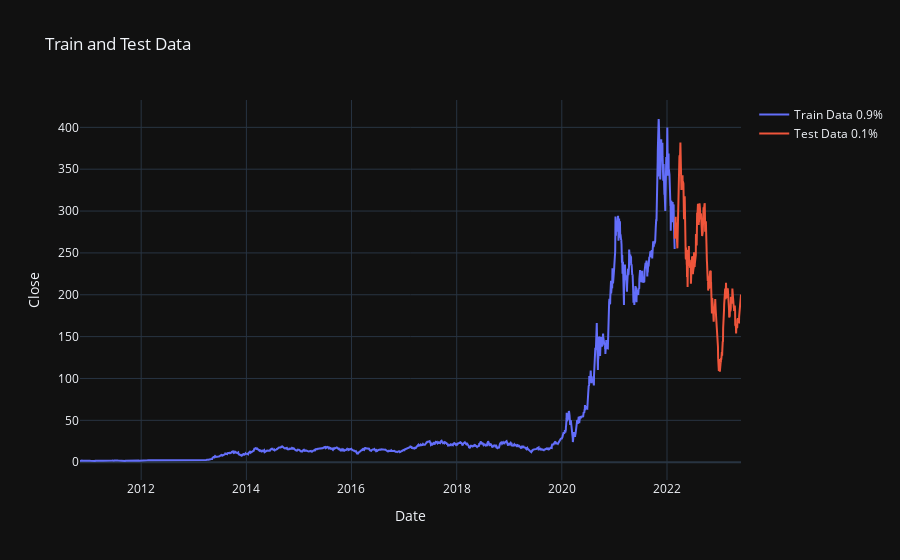

The notebook cell this image was saved under:
### Code cell
stock = Stock('TSLA')

# Choose the target variable representation (e.g., 'returns', 'log_returns', 'diff', or 'close')
target_column = "Close"

# Initialize the data_prep class and prepare the data
dp = DataPreparer(stock.data, target_column, testsize=0.1)

# Use the prepared data for training and evaluating models or creating plots
dp.plot()

### Figure 1 — Plotly figure (JSON) as saved in the notebook; plotly's stock layout.template omitted (floating-point values rounded to 4 significant figures; data arrays with more than 128 entries replaced by an {"elided": "..."} marker saying what was removed)
{"data": [{"mode": "lines", "name": "Train Data 0.9%", "type": "scatter", "x": {"elided": "2847 str values"}, "y": {"elided": "2847 float values"}}, {"mode": "lines", "name": "Test Data 0.1%", "type": "scatter", "x": {"elided": "317 str values"}, "y": {"elided": "317 float values"}}], "layout": {"title": {"text": "Train and Test Data"}, "xaxis": {"title": {"text": "Date"}}, "yaxis": {"title": {"text": "Close"}}}}
